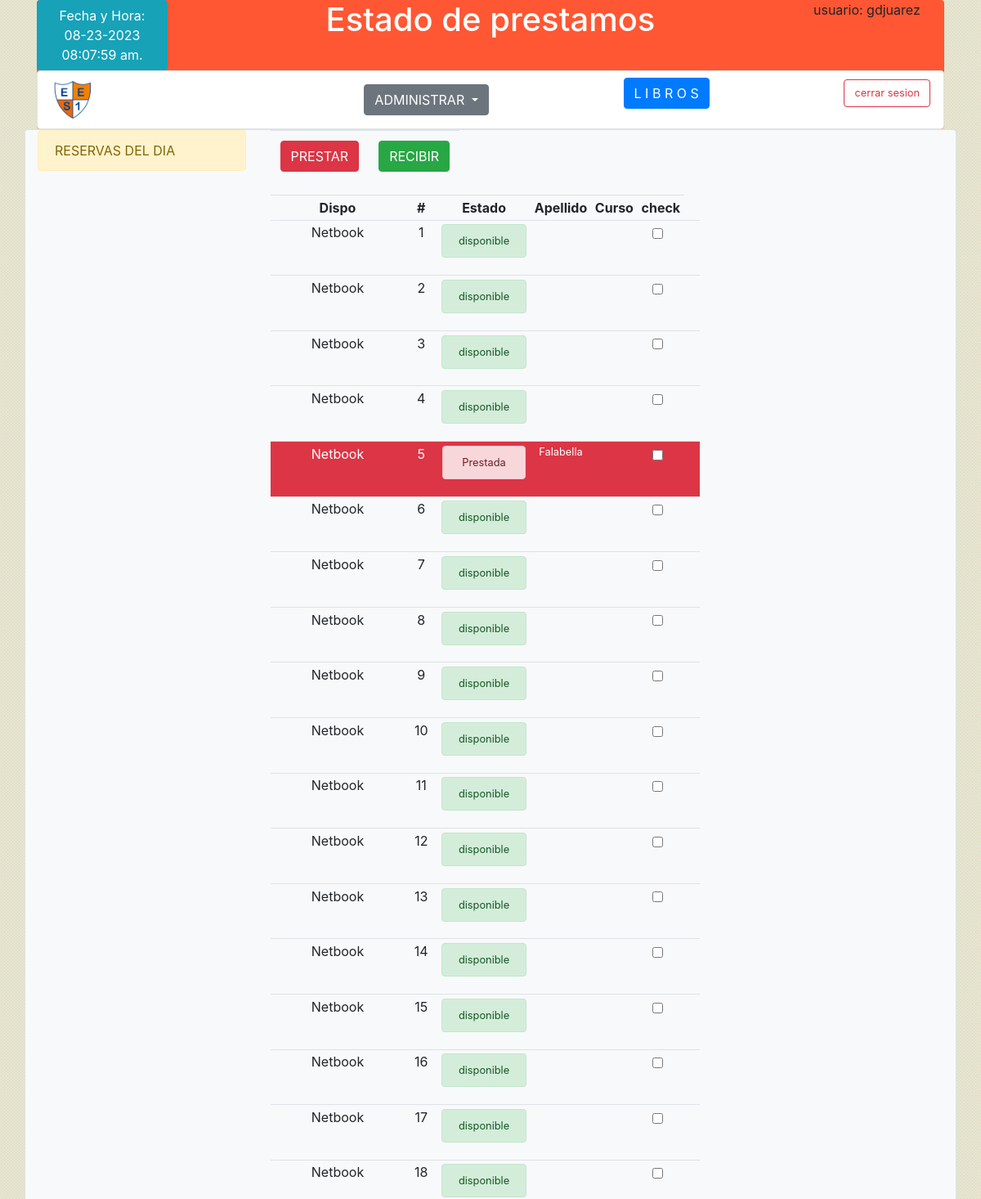
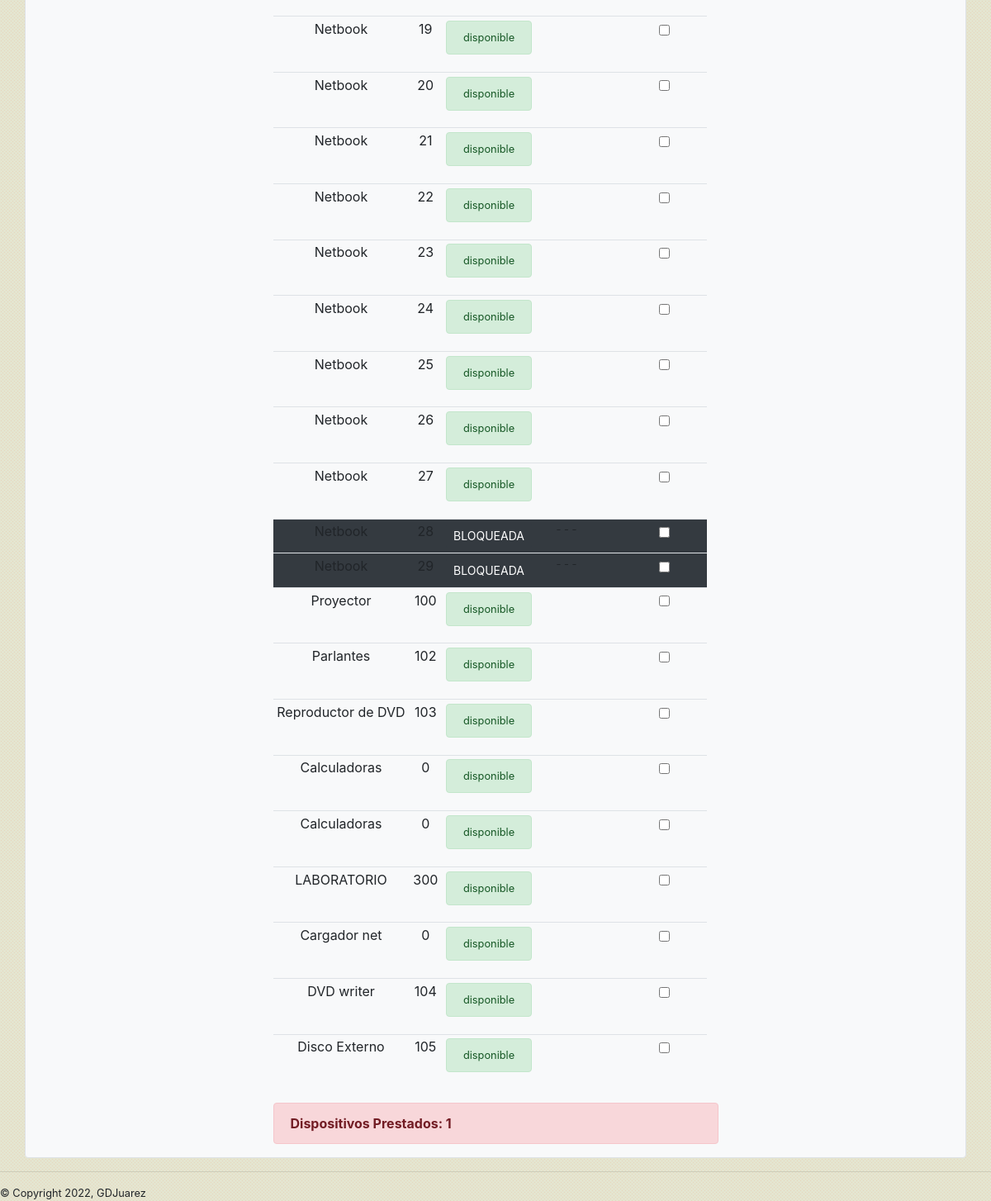
The page /prestamos/menu.php (signed in) on the database as committed earlier (2 pictures, top to bottom).
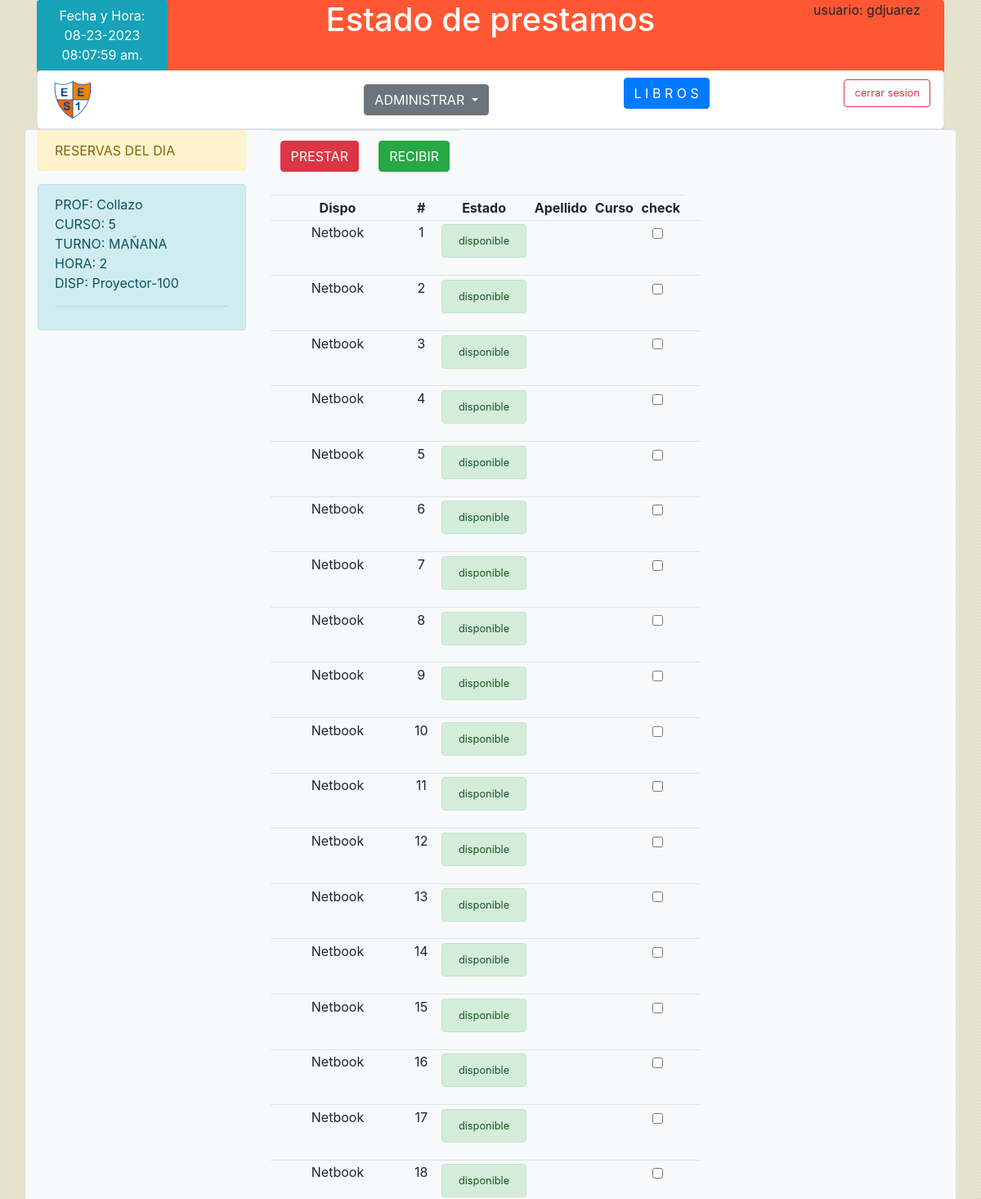
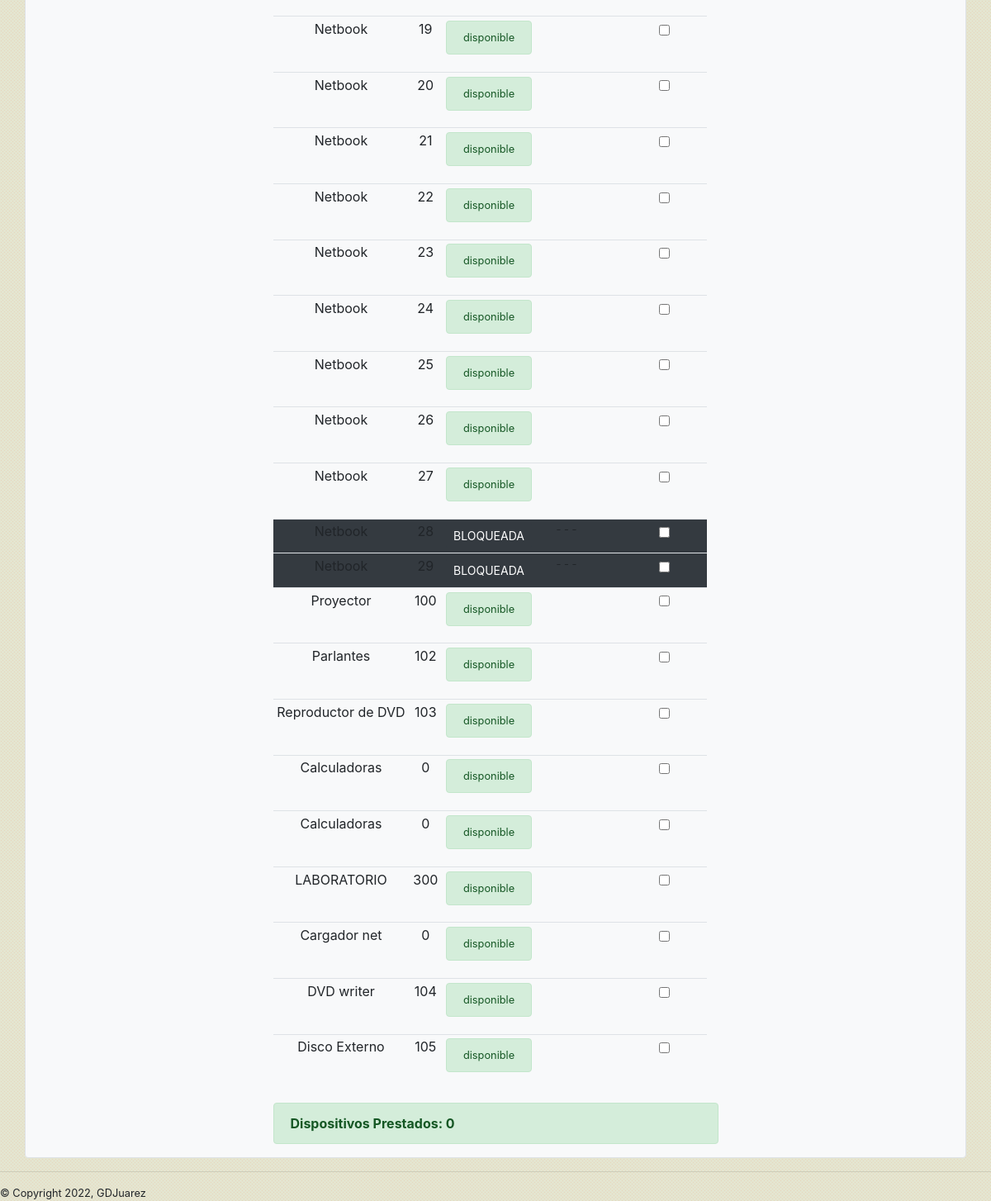
The same page on the database as committed later (2 pictures, top to bottom).
### tables this page shows
CREATE TABLE `dispositivo` (
  `id` int(11) NOT NULL,
  `dispositivo` varchar(45) NOT NULL,
  `n_serial` varchar(45) NOT NULL,
  `numero` int(11) NOT NULL,
  `estado` varchar(20) NOT NULL,
  `Apellido` varchar(45) NOT NULL,
  `Curso` varchar(10) NOT NULL
);

CREATE TABLE `reserva` (
  `id` int(11) NOT NULL,
  `dispositivo_id` int(11) NOT NULL,
  `Dispositivo` varchar(45) NOT NULL,
  `Fecha` date NOT NULL,
  `Turno` varchar(10) NOT NULL,
  `Hora` int(11) NOT NULL,
  `Curso` varchar(10) NOT NULL,
  `Profesor` varchar(20) NOT NULL,
  `usuario` varchar(45) NOT NULL
);

### clases/class_conexion.php (called while the page is built, shortened)
<?php
 class Conexion{
    public function __construct(){
        $this->conexion_db = new mysqli(DB_HOST,DB_USUARIO,DB_PASS,DB_NOMBRE);
    }
  }
?>

### prestamos/menu.php (the view, shortened to what this page needs)
<?php
require("../clases/class_conexion.php");
require("../clases/class_dispositivo.php");
require("../clases/class_reservas.php");
$DateAndTime = date('m-d-Y h:i:s a', time());
$disp_prestados = 0;
$mis_dispositivos = new Dispositivo();
$array_dispositivos=$mis_dispositivos->get_dispositivos();
$dia = date('Y-m-d');
$mis_reservas = new Reserva();
$array_reservas=$mis_reservas->get_reservas($dia);
?>
<!doctype html>
<html lang="en">
<head>
    <link rel="stylesheet" href="https://cdn.jsdelivr.net/npm/bootstrap@4.6.0/dist/css/bootstrap.min.css">
    <link rel="stylesheet" href="https://cdnjs.cloudflare.com/ajax/libs/font-awesome/5.15.2/css/all.min.css">
    <link rel="stylesheet" href="../stylefondo.css">
</head>
<header>
    <div class="container">
        <div class="banner  rounded" style="background-color: #FF5733 ;">
            <div class="row">
                <div class="col-lg-2">
                    <div class="boton btn btn-info ">
                        <?php echo "Fecha y Hora:  $DateAndTime."  ?>
                    </div>
                </div>
                <div class="col-lg-8">
                    <h1 class="text-white text-center">Estado de prestamos</h1>
                </div>
                <div class="col-lg-2">
                    <p>usuario: <?php echo $_SESSION['user']; ?></p>
                </div>
            </div>
            <nav class="navbar navbar-light bg-white border rounded">
                <img src="../img/escudo1.png" class="rounded " style="width:5%" alt="Responsive image">
                <a class="nav-item dropdown">
                    <a class="btn btn-secondary dropdown-toggle" href="#" id="navbarDropdownMenuLink" data-toggle="dropdown" aria-haspopup="true" aria-expanded="false">
                        ADMINISTRAR
                    </a>
                </a>
                <form class="form-inline" action="../prestamos_libros/gridlibros.php" method="post">
                    <button class="btn btn-primary " type="submit">L I B R O S</button>
                </form>
                <form class="form-inline" action="../destruir.php" method="post">
                    <button class="btn btn-outline-danger " type="submit"><small>cerrar sesion</small></button>
                </form>
            </nav>
        </div>
    </div>
</header>
<body>
    <div class='container bg-light border rounded '>
        <div class="row ">
            <div class="col-md-3">
                <?php
                echo "<div class='alert alert-warning'>";
                echo "RESERVAS DEL DIA";
                echo "</div>";
                foreach($array_reservas as $row) {
                    $turno = $row['Turno'];
                    if($turno==1){
                        $turno='MAÑANA';
                    }elseif($turno==2){
                        $turno='TARDE';
                    }elseif($turno==2){
                        $turno='VESPERTINO';
                    }
                    $dispositivo = $row['Dispositivo'];
                    $hora = $row['Hora'];
                    $curso = $row['Curso'];
                    $profesor = $row['Profesor'];
                    echo "<div class='alert alert-info'>";
                    echo 'PROF: '.$profesor ;
                    echo '<br>';
                    echo 'CURSO: '.$curso ;
                    echo '<br>';
                    echo 'TURNO: '.$turno ;
                    echo '<br>';
                    echo 'HORA: '.$hora;
                    echo '<br>';
                    echo 'DISP: '.$dispositivo;
                    echo '<hr>';
                    echo "</div>";
                }
                ?>
            </div>
            <div class="col-md-6">
                <table class="table table-responsive text-center" id="tablaBtn">
                    <tr>
                        <th>
                            <button type="button" class="btn btn-danger" data-toggle="modal" data-target="#myModalP" id="prestar"> PRESTAR </button>
                        </th>
                        <th>
                            <button type="button" class="btn btn-success" data-toggle="modal" data-target="#myModalR" id="recibir"> RECIBIR </button>
                        </th>
                    </tr>
                </table>
                <table class="table-responsive">
                    <table  id="tablaPmo" class="table table-sm table-responsive table-hover text-center">
                        <tr class="Barra text-center >">
                            <th>Dispo</th>
                            <th>#</th>
                            <th>Estado</th>
                            <th>Apellido</th>
                            <th>Curso</th>
                            <th>check</th>
                        </tr>
                        <?php
                                 foreach($array_dispositivos as $row) {
                                    $estado = $row['estado'];
                                    if ($estado == "disponible") {
                                        $boton_color = "class='alert alert-sm alert-success'";
                                        $color_fila="class='td '";
                                    } elseif ($estado == "BLOQUEADA") {
                                        $boton_color = "class='btn btn-sm btn-dark' ";
                                        $color_fila="class='td bg-dark '";
                                    } else {
                                        $boton_color = "class='alert alert-danger' ";
                                        $color_fila="class='td bg-danger text-white'";
                                        $disp_prestados += 1;
                                    }
                                    ?>
                                <tr <?php echo $color_fila ?>  >
                                    <td><?php echo $row['dispositivo']; ?></td>
                                    <td><?php echo $row['numero']; ?></td>
                                    <?php $estado = $row['estado'];
                                    $apellido = $row['Apellido'];
                                    $curso = $row['Curso'];
                                    ?>
                                    <td><small><input type='button' id='estado' <?php echo $boton_color ?> value='<?php echo $row['estado'] ?>'/></small></td>
                                    <td><small><?php echo $apellido ?></small></td>
                                    <td><small><?php echo $curso ?><small></td>
                                    <td>
                                        <div class="form-check">
                                            <input type="checkbox" id='check' class="case form-check-input" value="0">
                                        </div>
                                    </td>
                                    <td></td>
                                    <td></td>
                                </tr>
                            <?php
                            }
                            ?>
                    </table>
                    <?php if ($disp_prestados == 0) {
                        echo " <div class='alert alert-success'>
                                <strong>Dispositivos Prestados: $disp_prestados </strong>
                                </div>";
                    } else {
                        echo " <div class='alert alert-danger'>
                                <strong>Dispositivos Prestados:  $disp_prestados  </strong>
                                </div>";
                    } ?>
            </div>
        </div>
    </div>
    <hr>
    <footer>
        <small>&copy; Copyright 2022, GDJuarez</small>
    </footer>
</body>
</html>

### clases/class_dispositivo.php (shortened to what this page needs)
<?php
class Dispositivo extends Conexion {
  public function get_dispositivos()  {
    $resultado = $this->conexion_db->query('SELECT id, dispositivo, n_serial, numero,estado,Apellido,Curso FROM  dispositivo');
    $registro_disp = $resultado->fetch_all(MYSQLI_ASSOC);
    return $registro_disp;
  }
}
?>
</body>
</html>

### clases/class_reservas.php (shortened to what this page needs)
<?php
    class Reserva extends Conexion{
      public function get_reservas($dia){
         $resultado = $this->conexion_db->query("SELECT id, dispositivo_id, Dispositivo, date_format(fecha,'%d/%m/%Y') as Fecha,Turno,Hora, Curso, Profesor, usuario FROM reserva where Fecha = '$dia' order by Fecha,Turno,Hora ");
          $registro_reservas = $resultado->fetch_all(MYSQLI_ASSOC);
          return $registro_reservas;
      }
    }
?>
</body>
</html>

### stylefondo.css (style rules this page uses)
body { background-color: #e4e5d0; }

Rows that differ between the two databases and show on the page:
added reserva: Profesor "Collazo", Curso "5", Turno "MAÑANA", Hora "2", Dispositivo "Proyector-100"
changed dispositivo (number 5 of 38 on the later page): estado "Prestada" → "disponible"; Apellido "Falabella" → (not shown)
Other text that changed with them:
$disp_prestados: (not shown) → "0"
$disp_prestados: "1" → (not shown)
